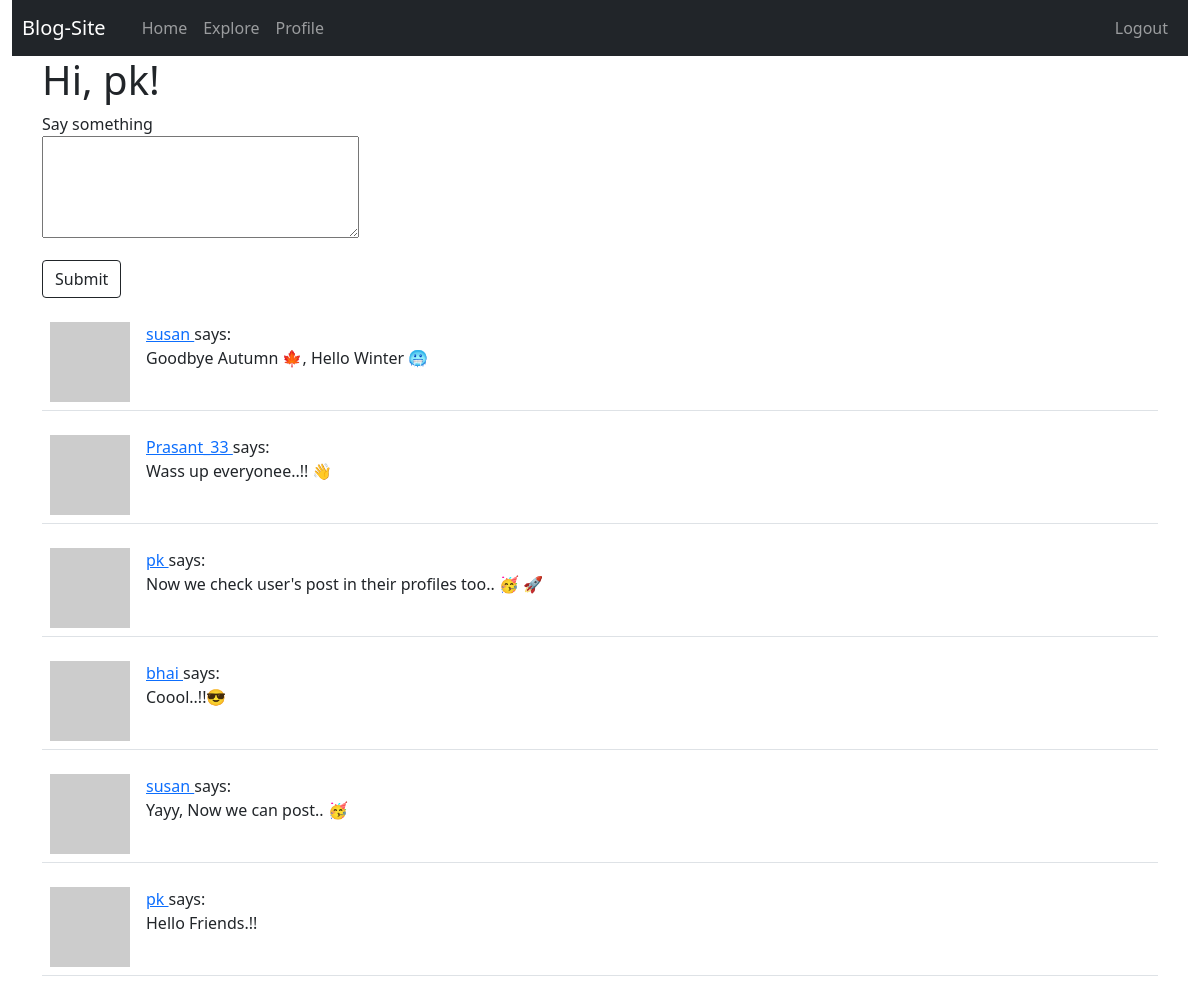
The page /index (signed in) on the database its author committed.
### app/models.py (models this page shows, shortened)
class User(UserMixin, db.Model):
    id = db.Column(db.Integer, primary_key=True)
    username = db.Column(db.String(64), index=True, unique=True)
    email = db.Column(db.String(120), index=True, unique=True)
    password_hash = db.Column(db.String(128))
    posts = db.relationship('Post', backref='author', lazy='dynamic')
    about_me = db.Column(db.String(140))
    last_seen = db.Column(db.DateTime, default=datetime.utcnow)
    def avatar(self, size):
        digest = md5(self.email.lower().encode('utf-8')).hexdigest()
        return 'https://www.gravatar.com/avatar/{}?d=identicon&s={}'.format(digest, size)
    followed = db.relationship(
        'User', secondary=followers,
        primaryjoin=(followers.c.follower_id == id),
        secondaryjoin=(followers.c.followed_id == id),
        backref=db.backref('followers', lazy='dynamic'), lazy='dynamic')
    def followed_posts(self):
        followed = Post.query.join(
            followers, (followers.c.followed_id == Post.user_id)).filter(
                followers.c.follower_id == self.id)
        own = Post.query.filter_by(user_id=self.id)
        return followed.union(own).order_by(Post.timestamp.desc())

class Post(db.Model):
    id = db.Column(db.Integer, primary_key=True)
    body = db.Column(db.String(180))
    timestamp = db.Column(db.DateTime, index=True, default=datetime.utcnow)
    user_id = db.Column(db.Integer, db.ForeignKey('user.id'))

### app/routes.py (the view)
@app.route('/', methods=['GET', 'POST'])
@app.route('/index', methods=['GET', 'POST'])
@login_required
def index():
    form = PostForm()
    if form.validate_on_submit():
        post = Post(body=form.post.data, author=current_user)
        db.session.add(post)
        db.session.commit()
        flash('Your post is now live!')
        return redirect(url_for('index'))
    page = request.args.get('page', 1, type=int)
    posts = current_user.followed_posts().paginate(
        page, app.config['POSTS_PER_PAGE'], False)
    next_url = url_for('index', page=posts.next_num) \
        if posts.has_prev else None
    prev_url = url_for('index', page=posts.prev_num) \
        if posts.has_prev else None
    return render_template("index.html", title = "Home Page",form=form, posts=posts.items,
                            next_url=next_url, prev_url=prev_url)

### app/forms.py
class PostForm(FlaskForm):
    post = TextAreaField('Say something',
            validators=[DataRequired(), Length(min=1, max=140)])
    submit = SubmitField('Submit')

### app/models.py (called while the page is built)
@login.user_loader
def load_user(id):
    return User.query.get(int(id))

### app/routes.py (called while the page is built)
@app.before_request
def before_request():
    if current_user.is_authenticated:
        current_user.last_seen = datetime.utcnow()
        db.session.commit()

### app/templates/index.html (shortened to what this page needs)
{% extends "base.html" %}
{% block content %}
    <h1>Hi, {{ current_user.username }}!</h1>
    {% if form %}
    <form action="" method="POST">
        <p>
            {{ form.post.label }}<br>
            {{ form.post(cols=32, rows=4) }}<br>
        </p>
        <p>{{ form.submit(class_="btn btn-outline-dark") }}</p>
    </form>
    {% endif %}
    {% for post in posts %}
        {% include '_post.html' %}
    {% endfor %}
{% endblock %}

### app/templates/_post.html
<table class="table table-hover">
    <tr>
        <td width="70px">
            <a href="{{ url_for('user', username=post.author.username) }}">
                <img class="img-post" src="{{ post.author.avatar(70) }} " alt="user avatar">
            </a>
        </td>
        <td>
            <a href="{{ url_for('user', username=post.author.username) }}  ">
                {{ post.author.username }}
            </a>
            says: <br>
            {{ post.body }}
        </td>
    </tr>
</table>

### rows shown on the page
User: username "pk"
Post: author.username "susan", body "Goodbye Autumn 🍁, Hello Winter 🥶"
Post: author.username "Prasant_33", body "Wass up everyonee..!! 👋"
Post: author.username "pk", body "Now we check user's post in their profiles too.. 🥳 🚀"
Post: author.username "bhai", body "Coool..!!😎"
Post: author.username "susan", body "Yayy, Now we can post.. 🥳"
Post: author.username "pk", body "Hello Friends.!!"
